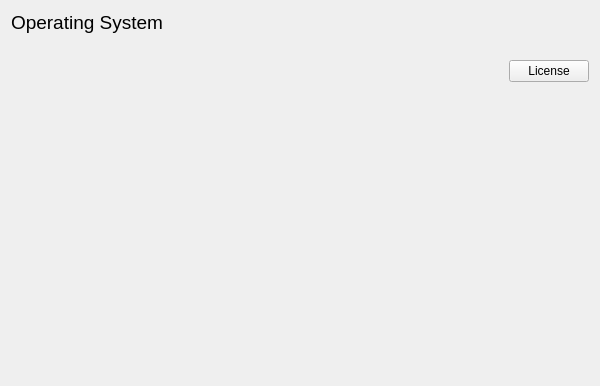
<?xml version="1.0" encoding="UTF-8"?>
<ui version="4.0">
 <class>alt::OperationSystemPropertiesWidget</class>
 <widget class="QWidget" name="alt::OperationSystemPropertiesWidget">
  <property name="geometry">
   <rect>
    <x>0</x>
    <y>0</y>
    <width>600</width>
    <height>386</height>
   </rect>
  </property>
  <property name="windowTitle">
   <string>Form</string>
  </property>
  <layout class="QGridLayout" name="gridLayout_2">
   <item row="0" column="0">
    <widget class="QLabel" name="titleLabel">
     <property name="font">
      <font>
       <pointsize>14</pointsize>
      </font>
     </property>
     <property name="text">
      <string>Operating System</string>
     </property>
    </widget>
   </item>
   <item row="1" column="0">
    <layout class="QGridLayout" name="gridLayout">
     <item row="0" column="1">
      <widget class="QLabel" name="logoLabel">
       <property name="sizePolicy">
        <sizepolicy hsizetype="Fixed" vsizetype="Fixed">
         <horstretch>0</horstretch>
         <verstretch>0</verstretch>
        </sizepolicy>
       </property>
       <property name="text">
        <string notr="true"/>
       </property>
       <property name="scaledContents">
        <bool>true</bool>
       </property>
       <property name="alignment">
        <set>Qt::AlignCenter</set>
       </property>
      </widget>
     </item>
     <item row="0" column="0" rowspan="4">
      <widget class="alt::PropertyTableView" name="propertyTableView" native="true"/>
     </item>
     <item row="2" column="1">
      <spacer name="verticalSpacer">
       <property name="orientation">
        <enum>Qt::Vertical</enum>
       </property>
       <property name="sizeHint" stdset="0">
        <size>
         <width>20</width>
         <height>40</height>
        </size>
       </property>
      </spacer>
     </item>
     <item row="1" column="1">
      <widget class="QPushButton" name="licensePushButton">
       <property name="text">
        <string>License</string>
       </property>
       <property name="icon">
        <iconset theme="license"/>
       </property>
      </widget>
     </item>
    </layout>
   </item>
  </layout>
 </widget>
 <customwidgets>
  <customwidget>
   <class>alt::PropertyTableView</class>
   <extends>QWidget</extends>
   <header>ui/propertytableview/propertytableview.h</header>
   <container>1</container>
  </customwidget>
 </customwidgets>
 <resources>
  <include location="../../logo.qrc"/>
  <include location="../../logo.qrc"/>
 </resources>
 <connections/>
</ui>
